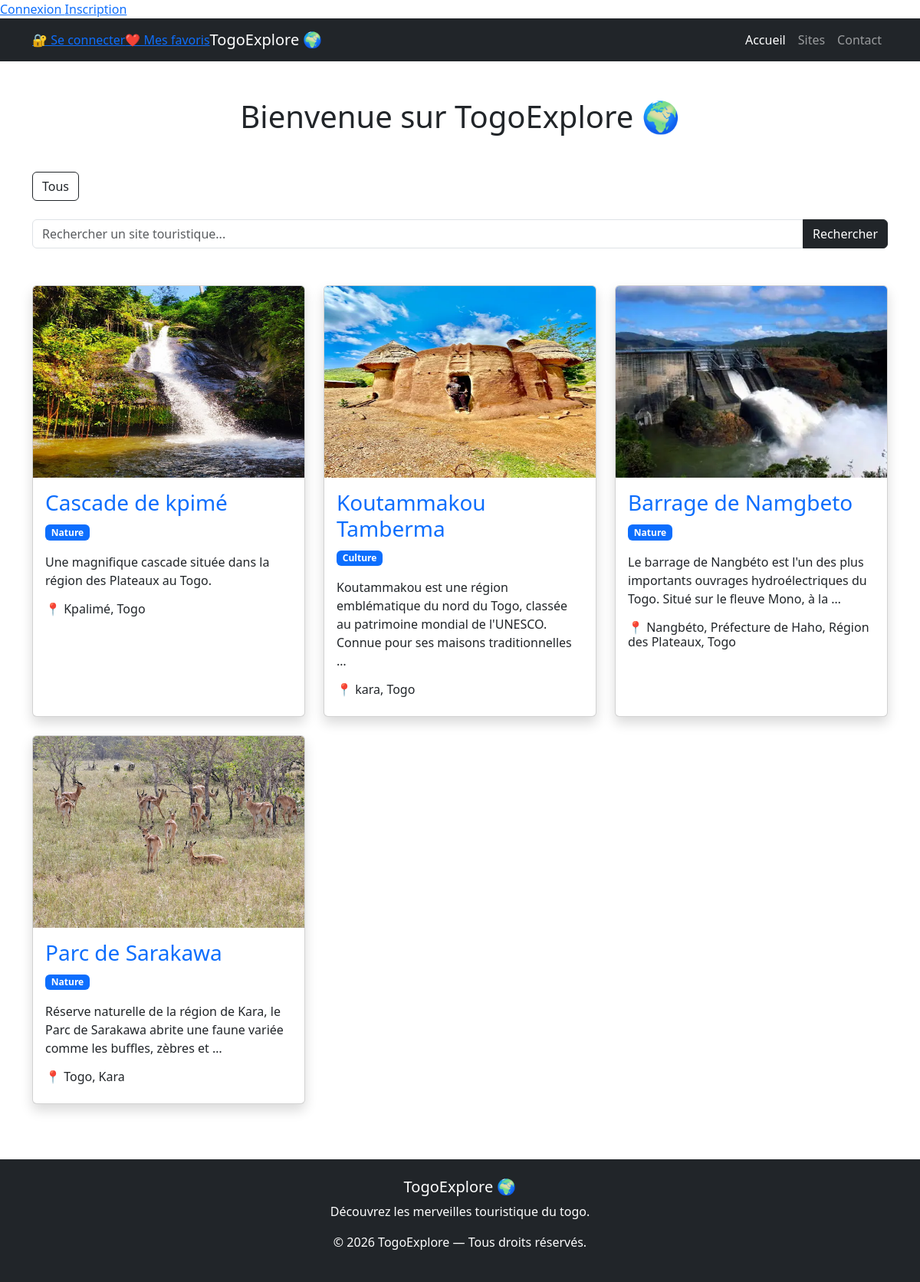
The app's page /, older data.
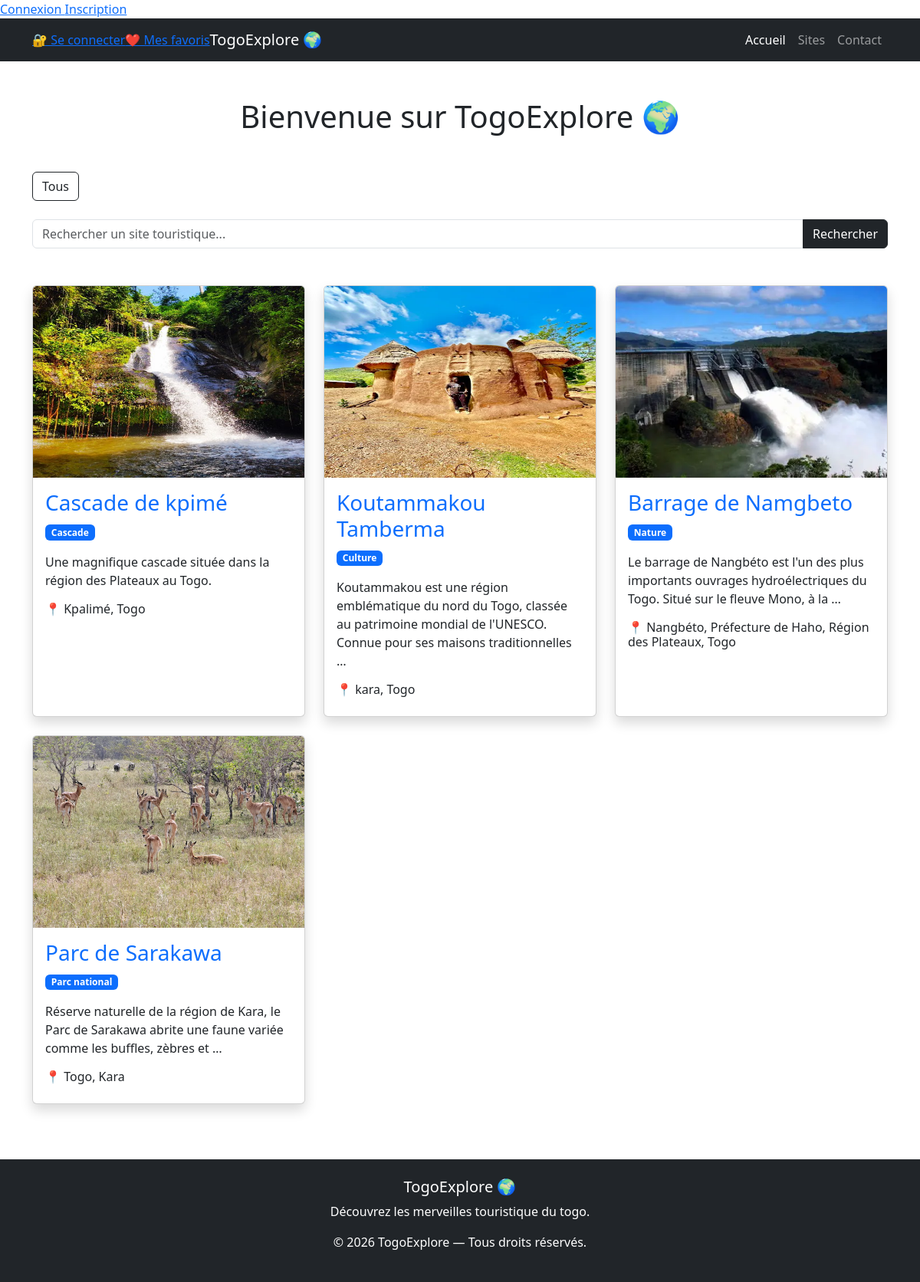
The same page, newer data.
### tourism/models.py (models this page shows, shortened)
class TouristSite(models.Model):
    name = models.CharField(max_length=200)
    description = models.TextField()
    location = models.CharField(max_length=255)
    region = models.ForeignKey(
        Region,
        on_delete=models.CASCADE,
        related_name="sites",
        null=True,
        blank=True
    )
    category = models.ForeignKey(
        Category,
        on_delete=models.CASCADE,
        related_name="Sites",
        null=True,
        blank=True
    )
    latitude = models.DecimalField(max_digits=9, decimal_places=6)
    longitude = models.DecimalField(max_digits=9, decimal_places=6)
    image = models.ImageField(upload_to="sites/")
    created_at = models.DateTimeField(auto_now_add=True)

class Category(models.Model):
    name = models.CharField(max_length=100)
    def __str__(self):
        return self.name

### tourism/views.py (the view)
# urls.py: 2. Add a URL to urlpatterns:  path('', views.home, name='home')
def home(request):
    sites = TouristSite.objects.all()
    context = {
        'sites': sites
    }
    return render(
        request,
        'tourism/index.html',
        context
    )

### tourism/templates/tourism/index.html (shortened to what this page needs)
{% load static %}
<!DOCTYPE html>
<html lang="fr">
<head>
    <link href="https://cdn.jsdelivr.net/npm/bootstrap@5.3.7/dist/css/bootstrap.min.css" rel="stylesheet">
</head>
<body>
{% if user.is_authenticated %}
<p>Bonjour {{ user.username }}</p>
<a href="{% url 'logout' %}">
    Déconnexion
</a>
{% else %}
<a href="{% url 'login' %}">
    Connexion
</a>
<a href="{% url 'register' %}">
    Inscription
</a>
{% endif %}
    <nav class="navbar navbar-expand-lg navbar-dark bg-dark">
        <div class="container">
            {% if user.is_authenticated %}
    <p>
        Bienvenue, {{ user.username }} 👋
    </p>
    <a href="{% url 'favorites' %}">
        ❤️ Mes favoris
    </a>
    <form method="POST" action="{% url 'logout' %}">
        {% csrf_token %}
        <button type="submit">
            Se déconnecter
        </button>
    </form>
{% else %}
    <a href="{% url 'login' %}">
        🔐 Se connecter
    </a>
{% endif %}
            <a href="{% url 'favorites' %}">
                ❤️ Mes favoris
            </a>
            <a class="navbar-brand" href="/">
                TogoExplore 🌍
            </a>
            <div class="collapse navbar-collapse" id="navbarNav">
                <ul class="navbar-nav ms-auto">
                    <li class="nav-item">
                        <a class="nav-link active" href="/">
                            Accueil
                        </a>
                    </li>
                    <li class="nav-item">
                        <a class="nav-link" href="/">
                            Sites
                        </a>
                    </li>
                    <li class="nav-item">
                        <a class="nav-link" href="{% url 'contact' %}">
                            Contact
                        </a>
                    </li>
                </ul>
            </div>
        </div>
    </nav>
    <div class="container mt-5">
        <h1 class="text-center mb-5">
            Bienvenue sur TogoExplore 🌍
        </h1>
        <div class="mb-4">
    <a href="/" class="btn btn-outline-dark">
        Tous
    </a>
</div>
        <div class="row">
          <form method="GET" class="mb-5">
    <div class="input-group">
        <input type="text"
               name="q"
               class="form-control"
               placeholder="Rechercher un site touristique...">
        <button class="btn btn-dark">
            Rechercher
        </button>
    </div>
</form>
            {% for site in sites %}
            <div class="col-md-4 mb-4">
                <div class="card shadow h-100">
                    <img src="{{ site.image.url }}"
                         class="card-img-top"
                         height="250">
                    <div class="card-body">
                        <h3 class="card-title">
                            <a href="{% url 'site_detail' site.id %}"
                               class="text-decoration-none">
                                {{ site.name }}
                            </a>
                        </h3>
                        <p class="badge bg-primary">
                        {{ site.category }}
                        </p>
                        <p class="card-text">
                            {{ site.description|truncatewords:20 }}
                        </p>
                        <h6>
                            📍 {{ site.location }}
                        </h6>
                    </div>
                </div>
            </div>
            {% endfor %}
        </div>
    </div>
<footer class="bg-dark text-white mt-5 p-4">
      <div class="container text-center">
          <h5>TogoExplore 🌍</h5>
          <p>
            Découvrez les merveilles touristique du togo.
          </p>
          <p>
            © 2026 TogoExplore — Tous droits réservés.
          </p>
      </div>
</footer>
</body>
</html>

Row changes from the older to the newer data that the page shows:
changed TouristSite "Cascade de kpimé": category "Nature" → "Cascade"
changed TouristSite "Parc de Sarakawa": category "Nature" → "Parc national"
